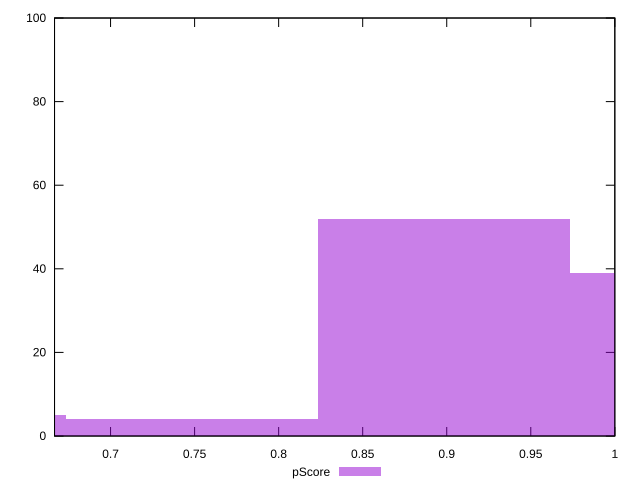

Write the gnuplot code that produced this figure.
reset

$pScore <<EOF
1.0479569067768613 39
0.8982487772373096 52
0.748540647697758 4
0.5988325181582064 5
EOF

set key outside below
set boxwidth 0.1497081295395516
set xrange [0.6666666666666666:1]
set yrange [0:100]
set trange [0:100]
set style fill transparent solid 0.5 noborder
set terminal svg size 640, 490 enhanced background rgb 'white'
set output "report_00009_2021-02-08T22-37-41.559Z/unminified-css/samples/pages/pScore/histogram.svg"

plot $pScore title "pScore" with boxes

reset
